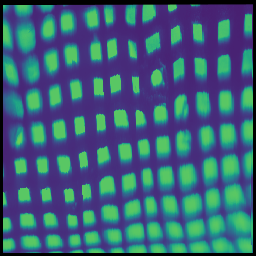
#> input picture Image Processing/Cap403border.png, 256 x 256 px; the run also reads 1 picture not shown here
$ python Main.py
#> lines starting #> are read from the running program, lines starting #| are printed output that depends on the picture; after the words box and inside, x2 and y2 are one past the last pixel; in counts of white or black regions, pixels touching at a corner belong together
### Image Processing/Constants.py
import queue
import copy
import matplotlib.pyplot as plt
import scipy.interpolate as inter
import scipy.ndimage as ndi
import skimage.measure as meas
import skimage.morphology as morph
import skimage.feature as feat
import skimage.io as skiio
import numpy as np

# IMAGE PARAMETERS
img = skiio.imread('Cap403border.png', as_gray=True)
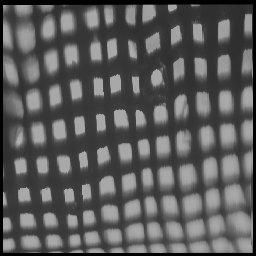
#> img: shape (256, 256) float64; min 0, max 0.696, mean 0.355
timg = skiio.imread('fewsquares.png', as_gray=True)
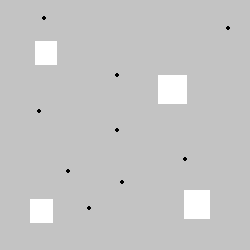
#> input picture Image Processing/fewsquares.png, 250 x 250 px
#> timg is the input picture: shape (250, 250) float64; min 0, max 1, mean 0.773
whitesq = skiio.imread('whitesq.jpg', as_gray=True)
#> whitesq: shape (250, 250) float64; every value is 1
img_size = 250

# IDEAL GRID PARAMETERS
# x, y size = # cells in each direction
# v, w size = size of individual cells
# Test Grid dimensions: 11 x 8
ysize = 15
xsize = ysize
vsize = 25
wsize = 25

# LINE FINDING PARAMETERS
anglvl = (np.pi / 180) * 30

# LUT GENERATION PARAMETERS
res = 50

### Image Processing/Gridalyzer.py
import numpy as np
import scipy.ndimage as ndi
import skimage.measure as meas
import skimage.morphology as morph
import skimage.feature as feat
import queue
import copy
import Statics as f
import Constants as c


def findWarpedCenters(img):
    edges = feat.canny(img, sigma=3.5)
    edges = morph.dilation(edges)
    filled = ndi.binary_fill_holes(edges)
    filled = morph.erosion(filled)
    filled = morph.remove_small_objects(filled, min_size=70)
    labeled, _ = ndi.label(filled)

    properties = meas.regionprops(labeled)
    centers = []
    avg_area = 0
    for k in properties:
        avg_area += k.area
    avg_area /= len(properties)

    for k in properties:
        if 0.5 < k.area / avg_area < 1.5:
            centers.append(k.centroid)
            newcoords = k.coords
            for q in range(len(k.coords)):
                newcoords[q][1] = k.coords[q][0]
                newcoords[q][0] = k.coords[q][1]

    centers = [(round(x), round(y)) for x, y in centers]

    return centers


def labelCenters(warpcenters, img_size):
    midpoint = (img_size / 2, img_size / 2)
    latticecenters = []
    oorigin = None
    curmin = float("inf")
    for pt in warpcenters:
        if f.distBWPts(midpoint, pt) < curmin:
            curmin = f.distBWPts(midpoint, pt)
            oorigin = pt

    initpt = (oorigin, (0, 0))
    visited = {}
    BFS = queue.Queue()
    BFS.put(initpt)
    count = 0
    # BFS to fill up all the points
    while BFS.empty() is not True:
        pt = BFS.get()
        count += 1
        if pt[1] in visited:
            continue
        else:
            latticecenters.append(pt)
            visited[pt[1]] = True
        neighbors = getNeighbors(pt[0], warpcenters)
        coords = ((0, 1), (-1, 0), (0, -1), (1, 0))
        for i in range(4):
            newcor = (pt[1][0] + coords[i][0], pt[1][1] + coords[i][1])
            if type(neighbors[i]) is not int:
                BFS.put((neighbors[i][1], newcor))
    return latticecenters


# This function is the most disgustingly inefficient thing ever, probably needs fixing
def getNeighbors(origin, warpcenters):
    # find the 9 closest points to initpt. replace with quickselect alg later
    warp = copy.deepcopy(warpcenters)
    closepts = []
    for i in range(min(9, len(warp))):
        curmin = float("inf")
        betpt = None
        for pt in warp:
            if f.distBWPts(origin, pt) < curmin:
                curmin = f.distBWPts(origin, pt)
                betpt = pt
        warp.remove(betpt)
        if i is 0:
            continue
        closepts.append(betpt)

    data = []
    for pt in closepts:
        # coordinate shenanigans
        ang = np.arctan2(origin[0] - pt[0], pt[1] - origin[1])
        x = [(ang + 2 * np.pi) % (2 * np.pi), pt]
        data.append(x)

    sortedpts = []
    tryar = [0, np.pi / 2, np.pi, 3 * np.pi / 2, 2 * np.pi]
    for i in range(4):
        curmin = float("inf")
        betpt = None
        for pt in data:
            multiplier = pow((2 - np.cos(pt[0] - tryar[i])), 2)
            score = f.distBWPts(origin, pt[1]) * multiplier
            if score < curmin:
                curmin = score
                betpt = pt
        # it's possible that it should be more complex than betpt[0]+np.pi/4
        # it's possible that this thing doesn't wrap around at 360 deg
        if tryar[i] + c.anglvl <= betpt[0] + np.pi / 4 <= tryar[i + 1] - c.anglvl:
            sortedpts.append(betpt)
        else:
            sortedpts.append(-1)
    return sortedpts

### Image Processing/Statics.py
import numpy as np
import scipy.ndimage as ndi
import Constants as c


def getIdealGrid(sqh, sqv, numwsquare, numhsquare, angle, tranX, tranY):
    cors = {}
    for i in range(numwsquare):
        for j in range(numhsquare):
            ang = np.deg2rad(angle)
            cors[(i - int(numwsquare / 2), j - int(numhsquare / 2))] = \
                ((i - float(numwsquare - 1) / 2) * sqh * np.cos(ang) + tranX -
                 (j - float(numhsquare - 1) / 2) * sqv * np.sin(ang) + c.img_size / 2,
                 (i - float(numwsquare - 1) / 2) * sqh * np.sin(ang) + tranY +
                 (j - float(numhsquare - 1) / 2) * sqv * np.cos(ang) + c.img_size / 2)
    # print(cors)
    return cors


def distBWPts(c1, c2):
    return np.sqrt(pow(c2[0] - c1[0], 2) + pow(c2[1] - c1[1], 2))


def fill(data, invalid=None):
    if invalid is None:
        invalid = np.isnan(data)
    ind = ndi.distance_transform_edt(invalid, return_distances=False, return_indices=True)
    return data[tuple(ind)]

### Image Processing/Main.py
# The program will take in a slightly warped grid and output a true grid by remapping every point.
# It will track a line of centers, then "straighten" the lines using the average function
# Afterwards, it will take the new lines and arrange them so they closely match a square grid
# with the same rough orientation and size (via average area, average slope of lines)
# this whole transform changes an LUT of each region's upper right corner, and
# linear interpolation is used to transform the image for all future samples.
import numpy as np
import matplotlib.pyplot as plt
import scipy.interpolate as inter
import skimage.morphology as morph

import Constants as c
import Statics as f
import Gridalyzer as g

class RegionFinder:
    def __init__(self):
        self.init = c.timg
        self.final = c.timg
        self.warpcenters = None
        self.latticecenters = None

        self.warpcenters = g.findWarpedCenters(self.init)
#> in findWarpedCenters, `edges = feat.canny(img, sigma=3.5)`:
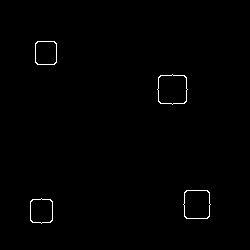
#> edges: shape (250, 250) bool; 0.63% white in thin lines or dots, all inside (x1, y1, x2, y2) = (30, 41, 211, 224)
#> in findWarpedCenters, `edges = morph.dilation(edges)`: edges: shape (250, 250) bool; 1.8% white; 4 white regions, box (x1, y1, x2, y2) and area: (156, 73, 189, 106) 316, (182, 189, 212, 220) 298, (29, 197, 54, 225) 250, (34, 40, 58, 66) 244
#> in findWarpedCenters, `filled = ndi.binary_fill_holes(edges)`: filled: shape (250, 250) bool; 4.8% white; 4 white regions, box (x1, y1, x2, y2) and area: (156, 73, 189, 106) 941, (182, 189, 212, 220) 846, (29, 197, 54, 225) 628, (34, 40, 58, 66) 600
#> in findWarpedCenters, `filled = morph.erosion(filled)`:
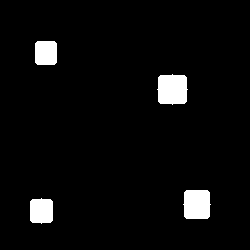
#> filled: shape (250, 250) bool; 4.2% white; 4 white regions
#> in findWarpedCenters, `labeled, _ = ndi.label(filled)`:
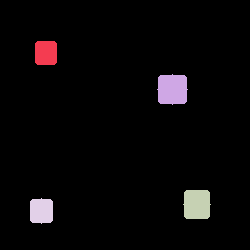
#> labeled: shape (250, 250) int32; 5 distinct labels, from 0 to 4; one colour per label, 0 black
#> in findWarpedCenters, `properties = meas.regionprops(labeled)`: properties = 4 regions; box (x1, y1, x2, y2) and area: (157, 74, 188, 105) 833, (183, 190, 211, 219) 744, (30, 198, 53, 224) 542, (35, 41, 57, 65) 516
#> the loop in findWarpedCenters, `for k in properties:` made 4 passes
#> avg_area on passes 1 to 4: 516, 1349, 2093, 2635
#> after the loop in findWarpedCenters, `for k in properties:`: avg_area = 2635
#> in findWarpedCenters, `avg_area /= len(properties)`: avg_area = 658.8
#> the loop in findWarpedCenters, `for k in properties:` made 4 passes
#> after the loop in findWarpedCenters, `for k in properties:`: centers = [(52.5, 45.5), (89, 172), (204, 196.5), (210.5, 41)]
#> in findWarpedCenters, `centers = [(round(x), round(y)) for x, y in centers]`: centers = [(52, 46), (89, 172), (204, 196), (210, 41)]
        self.latticecenters = g.labelCenters(self.warpcenters, c.img_size)
        self.ideal = f.getIdealGrid(c.vsize, c.wsize, c.xsize, c.ysize, 0, 0, 0)
        self.luty, self.lutx = self.generateMapping(self.latticecenters, self.ideal)
        self.final = self.convertPicture()
        self.final = morph.opening(self.final)

        self.printResults()

    # [46 lines left out: functions printResults, convertPicture, not called in this run]

    def generateMapping(self, warped, ideal):
        x, y, dx, dy = [], [], [], []

        # From here on: (x,y) represents coordinates as seen on the plotting
        for warp in warped:
            x.append(warp[0][1])
            y.append(warp[0][0])
            dx.append(ideal[(warp[1][0], warp[1][1])][1] - warp[0][1])
            dy.append(ideal[(warp[1][0], warp[1][1])][0] - warp[0][0])

        dx = np.asarray(dx)
        dy = np.asarray(dy)
        coors = np.column_stack((np.asarray(y), np.asarray(x)))

        gl = np.arange(0, c.img_size + 1, c.img_size / c.res)
        grid_x, grid_y = np.mgrid[0:c.img_size:complex(0, c.res + 1), 0:c.img_size:complex(0, c.res + 1)]

        # may want to use rectbivariatespline
        lutx = inter.interp2d(gl, gl, f.fill(inter.griddata(coors, dx, (grid_x, grid_y))))
        luty = inter.interp2d(gl, gl, f.fill(inter.griddata(coors, dy, (grid_x, grid_y))))

        return lutx, luty


if __name__ == "__main__":
    g = RegionFinder()
#> the loop in labelCenters, `for pt in warpcenters:` made 4 passes
#> (curmin, oorigin) on passes 1 to 2: (107.6, (52, 46)), (59.2, (89, 172))
#> after the loop in labelCenters, `for pt in warpcenters:`: curmin = 59.2
#> in labelCenters, `initpt = (oorigin, (0, 0))`: initpt = ((89, 172), (0, 0))
#> the loop in labelCenters, `while BFS.empty() is not True:` made 7 passes
#> neighbors on passes 1, 2, 4, 6: [-1, -1, -1, [4.92, (204, 196)]], [-1, [1.78, (89, 172)], [3.18, (210, 41)], -1], [[0.0387, (204, 196)], [1.54, (52, 46)], -1, -1], [-1, -1, -1, [4.68, (210, 41)]]
#> after the loop in labelCenters, `while BFS.empty() is not True:`: count = 7; latticecenters = [((89, 172), (0, 0)), ((204, 196), (1, 0)), ((210, 41), (1, -1)), ((52, 46), (0, -1))]; visited = {(0, 0): True, (1, 0): True, (1, -1): True, (0, -1): True}
#> in __init__, `self.latticecenters = g.labelCenters(self.warpcenters, c.img_size)`: self.latticecenters has the same summary as latticecenters in labelCenters
#> the loop in generateMapping, `for warp in warped:` made 4 passes
#> warp on passes 1 to 4: ((89, 172), (0, 0)), ((204, 196), (1, 0)), ((210, 41), (1, -1)), ((52, 46), (0, -1))
#> after the loop in generateMapping, `for warp in warped:`: dx = [-47, -71, 59, 54]; dy = [36, -54, -60, 73]; x = [172, 196, 41, 46]; y = [89, 204, 210, 52]
#> in generateMapping, `coors = np.column_stack((np.asarray(y), np.asarray(x)))`: coors = [[89, 172], [204, 196], [210, 41], [52, 46]]
#> in fill, `invalid = np.isnan(data)`:
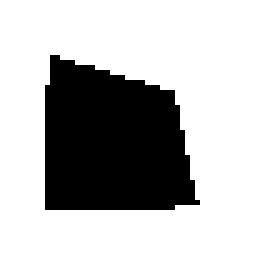
#> invalid: shape (51, 51) bool (shown 5 times larger); 70.8% white; 1 black region, box (x1, y1, x2, y2) and area: (9, 11, 40, 42) 760
#> in fill, `return data[tuple(ind)]`:
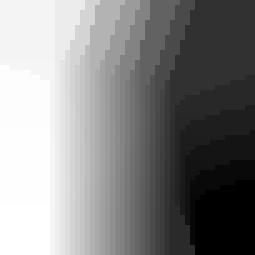
#> returned value: shape (51, 51) float64 (shown 5 times larger); min -70.03, max 55.76, mean -4.3; drawn with min black and max white
#> (the run stopped early here; a loop or call above may not have finished)
